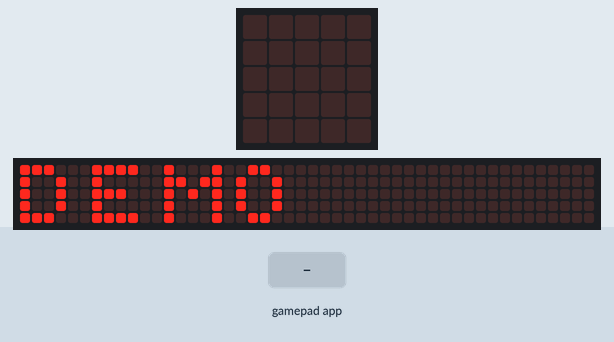
Recording of a program running on a simulated BBC micro:bit (MakeCode). Shown: the board's 5×5 LED display, a strip that is not on the board, showing the scrolling text unrolled. The test bench sets the inputs (shaded band). The 48×5 strip is a reading aid, not a part: it shows the text the display is scrolling, unrolled, one strip-width of it at a time.

Above: at 11.3 s.
13.0 s: gamepad app sends A_DOWN
At 13.7 s:
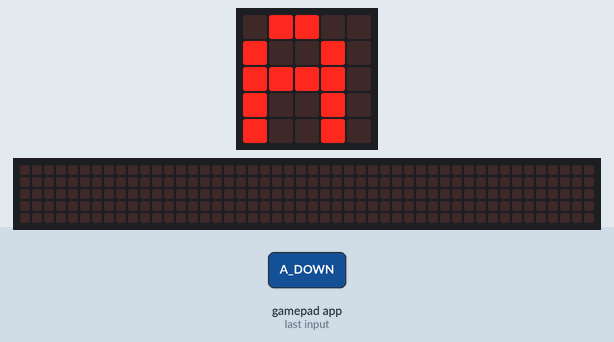
14.5 s: gamepad app sends B_DOWN
At 14.8 s:
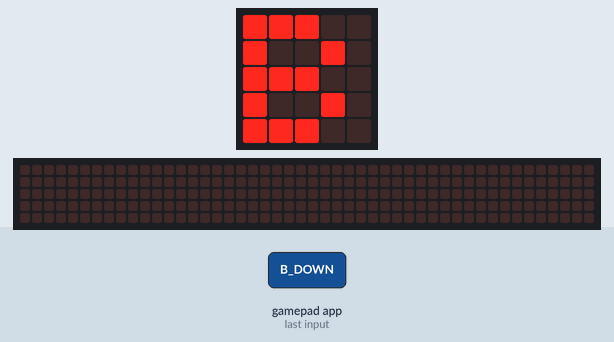
16.0 s: gamepad app sends C_DOWN
At 17.1 s:
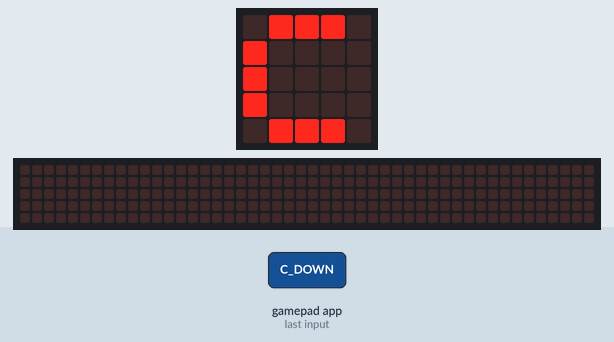
17.5 s: gamepad app sends D_DOWN
At 18.3 s:
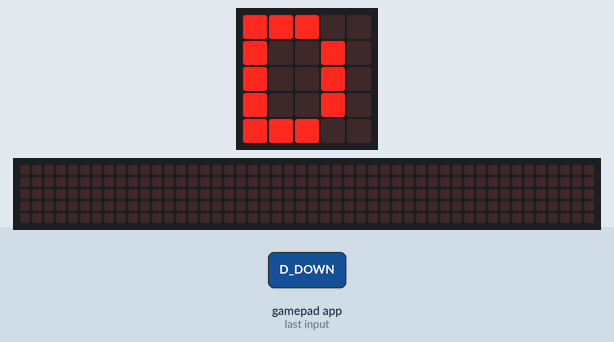
19.0 s: gamepad app sends 1_DOWN
At 19.4 s:
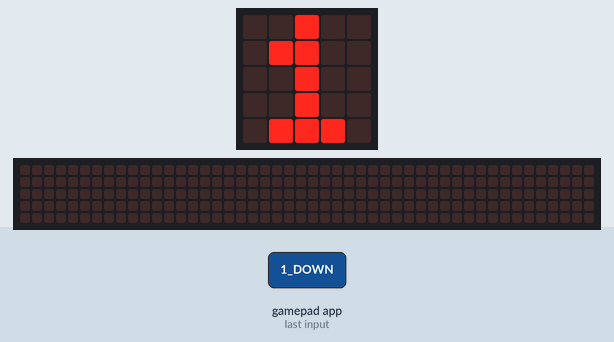
20.5 s: gamepad app sends A_UP
At 21.8 s:
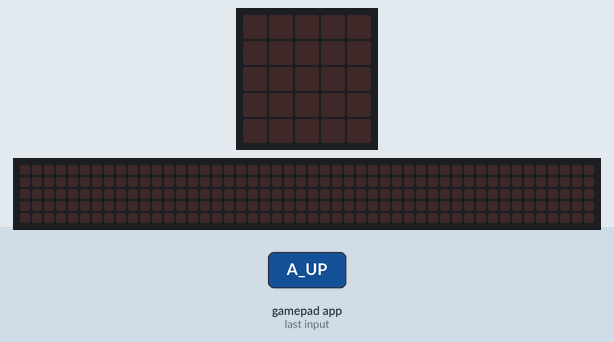

Measured:
- after the input at 13.0 s, the display: changes at once (image 1)
- after the input at 14.5 s, the display: changes at once (image 2)
- after the input at 16.0 s, the display: changes at once (image 3)
- after the input at 17.5 s, the display: changes at once (image 4)
- after the input at 19.0 s, the display: changes at once (image 5)
- after the input at 20.5 s, the display: changes at once (image 6)
- what the display in image 0 shows lasts 0.4 s, from 11.3 s to 11.7 s

The program:

main.ts
```typescript
control.onEvent(EventBusSource.MES_DPAD_CONTROLLER_ID, EventBusValue.MICROBIT_EVT_ANY, function () {
    if (lastValue != control.eventValue()) {
        lastValue = control.eventValue()
        led.stopAnimation()
        if (control.eventValue() == 1) {
            basic.showString("A")
        } else if (control.eventValue() == 3) {
            basic.showString("B")
        } else if (control.eventValue() == 5) {
            basic.showString("C")
        } else if (control.eventValue() == 7) {
            basic.showString("D")
        } else if (control.eventValue() == 9) {
            basic.showString("1")
        } else if (control.eventValue() == 11) {
            basic.showString("2")
        } else if (control.eventValue() == 13) {
            basic.showString("3")
        } else if (control.eventValue() == 15) {
            basic.showString("4")
        } else {
            basic.clearScreen()
        }
    }
})
let lastValue = 0
lastValue = 0
basic.showString("GAMEPAD DEMO")
bluetooth.startLEDService()
```

test.ts
```typescript
// 在此处测试；当此软件包作为插件使用时，将不会编译此软件包。
```
